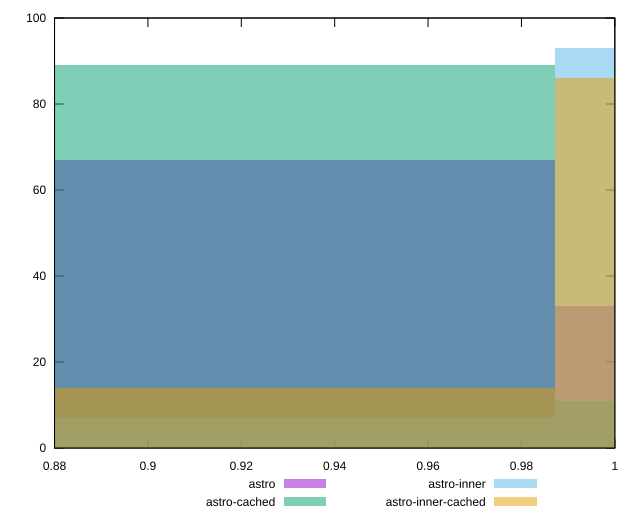

The gnuplot source for this figure:
reset

$astro <<EOF
0.9213491969555788 67
1.0529705108063758 33
EOF

$astroCached <<EOF
0.9213491969555788 89
1.0529705108063758 11
EOF

$astroInner <<EOF
1.0529705108063758 93
0.9213491969555788 7
EOF

$astroInnerCached <<EOF
0.9213491969555788 14
1.0529705108063758 86
EOF

set key outside below
set boxwidth 0.13162131385079698
set xrange [0.88:1]
set yrange [0:100]
set trange [0:100]
set style fill transparent solid 0.5 noborder
set terminal svg size 640, 520 enhanced background rgb 'white'
set output "reports/report_00033_2021-03-01T14-23-16.841Z/unminified-javascript/comparison/histogram/all_score.svg"

plot $astro title "astro" with boxes, \
     $astroCached title "astro-cached" with boxes, \
     $astroInner title "astro-inner" with boxes, \
     $astroInnerCached title "astro-inner-cached" with boxes

reset
